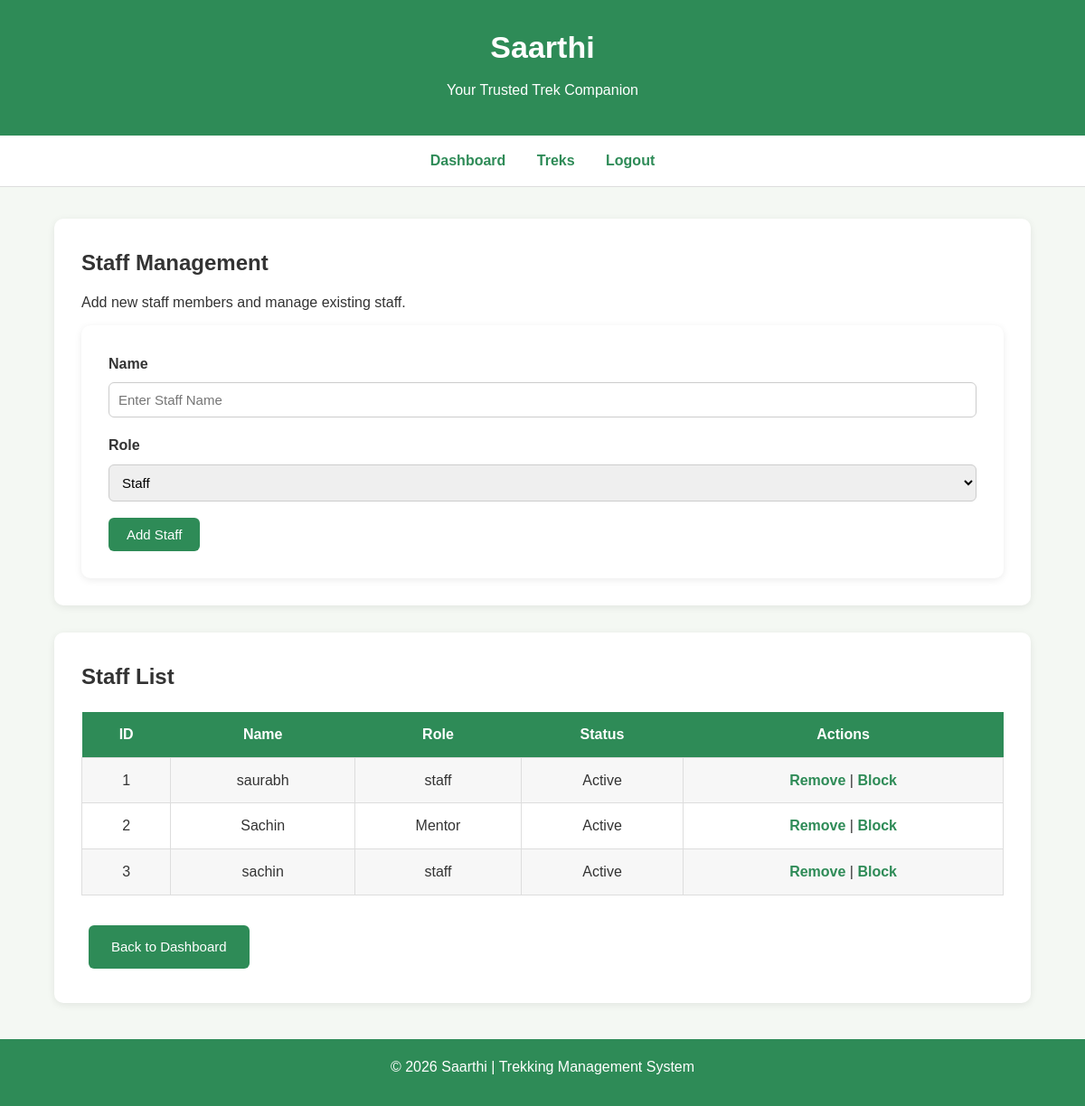
Page /staff on the earlier database version.
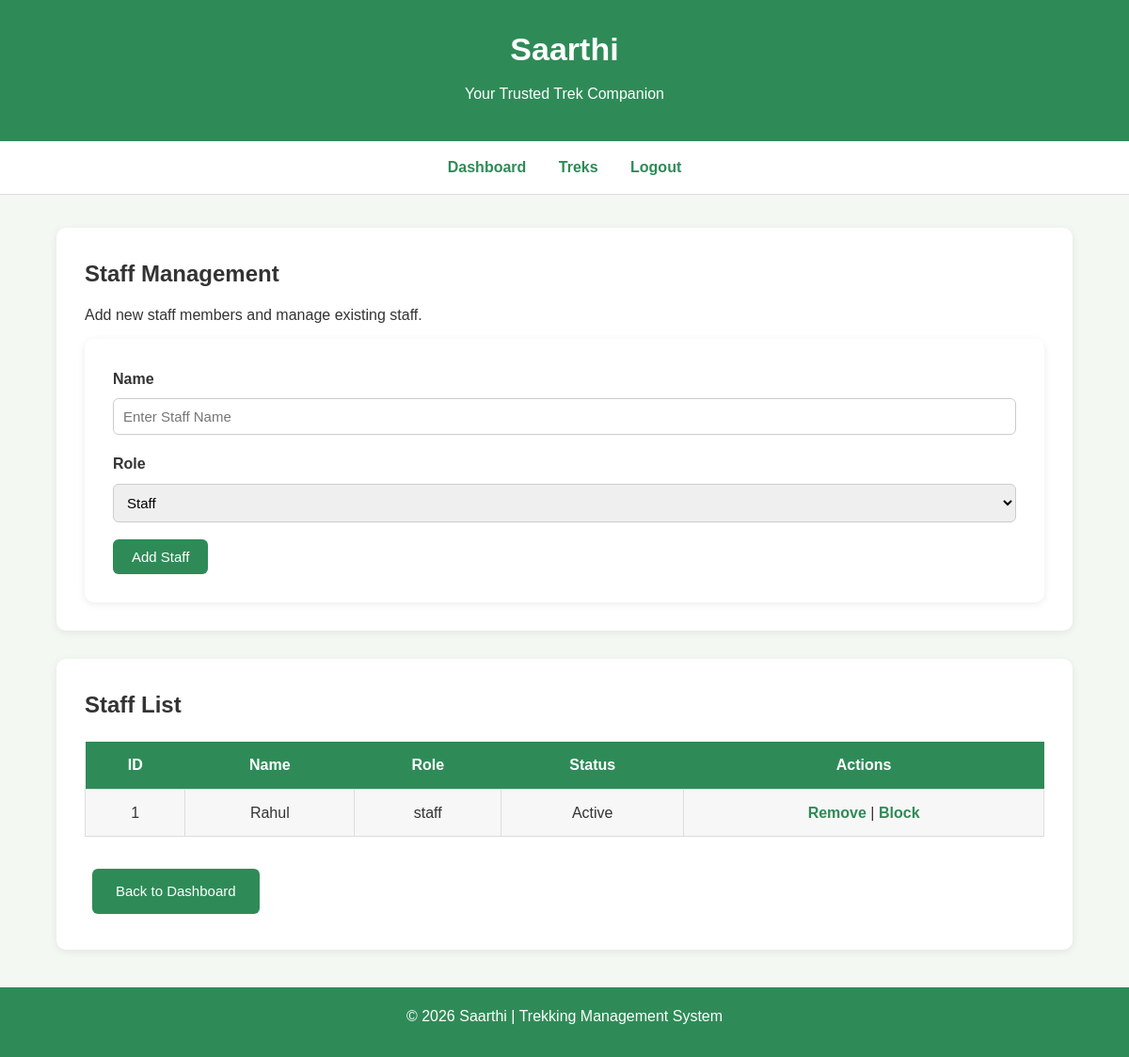
Same page on the later database version.
### app.py (models this page shows)
class Staff(db.Model):
    id = db.Column(db.Integer, primary_key=True)
    name = db.Column(db.String(100), nullable=False)
    role = db.Column(db.String(20), nullable=False)
    status = db.Column(db.String(20), default="pending")
    treks = db.relationship('Trekking_table', backref='staff', lazy=True)

### app.py (the view, shortened to what this page needs)
@app.route("/staff", methods=['GET', 'POST'])
def staff():
    staff_members = Staff.query.all()
    return render_template('Admin/staff.html', staff_members=staff_members)

### templates/Admin/staff.html (shortened to what this page needs)
<!DOCTYPE html>
<html lang="en">
<head>
    <link rel="stylesheet" href="{{ url_for('static', filename='css/style.css') }}">
</head>
<body>
<header>
    <h1>Saarthi</h1>
    <p>Your Trusted Trek Companion</p>
</header>
<nav>
    <a href="/admin_dashboard">Dashboard</a>
    <a href="/treks">Treks</a>
    <a href="/logout">Logout</a>
</nav>
<div class="container">
<div class="card">
<h2>Staff Management</h2>
<p>Add new staff members and manage existing staff.</p>
<form method="POST">
<label>Name</label>
<input
type="text"
name="name"
placeholder="Enter Staff Name"
required>
<label>Role</label>
<select name="role" required>
    <option value="staff">Staff</option>
</select>
<input
type="submit"
value="Add Staff">
</form>
</div>
<div class="card">
<h2>Staff List</h2>
<table>
<tr>
<th>ID</th>
<th>Name</th>
<th>Role</th>
<th>Status</th>
<th>Actions</th>
</tr>
{% for staff in staff_members %}
<tr>
<td>{{ staff.id }}</td>
<td>{{ staff.name }}</td>
<td>{{ staff.role }}</td>
<td>{{ staff.status }}</td>
<td>
<a href="/remove_staff/{{ staff.id }}">Remove</a>
|
{% if staff.status=="Active" %}
<a href="/block_staff/{{ staff.id }}">Block</a>
{% else %}
<a href="/unblock_staff/{{ staff.id }}">Unblock</a>
{% endif %}
</td>
</tr>
{% endfor %}
</table>
<br>
<a href="/admin_dashboard" class="btn">
Back to Dashboard
</a>
</div>
</div>
<footer>
<p>© 2026 Saarthi | Trekking Management System</p>
</footer>
</body>
</html>

Differences in the rows shown:
removed Staff: id "2", name "Sachin", role "Mentor", status "Active"
removed Staff: id "3", name "sachin", role "staff", status "Active"
changed Staff "staff": name "saurabh" → "Rahul"
